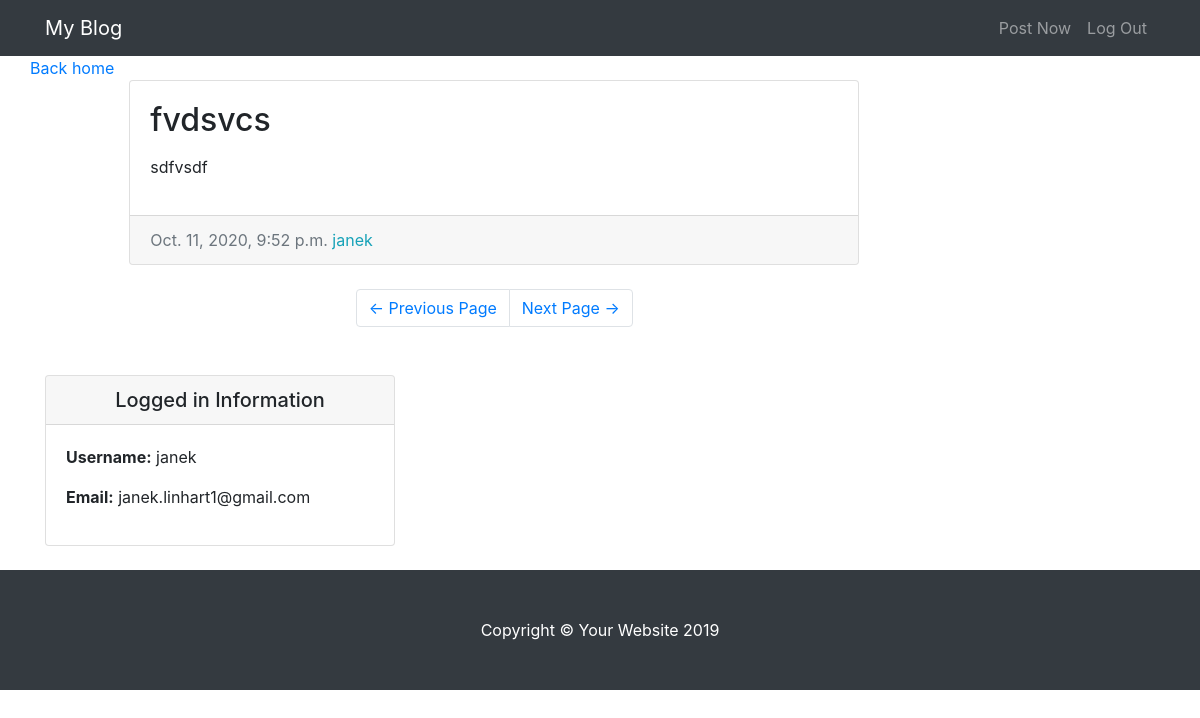
The app's page /entry/5/ (signed in) with its own data.
### entries/models.py (models this page shows, shortened)
class Entry(models.Model):
	entry_title = models.CharField(max_length=50)
	entry_text=models.TextField()
	entry_date=models.DateTimeField(auto_now_add=True)
	entry_author=models.ForeignKey(User, on_delete=models.CASCADE)
	class Meta:
		verbose_name_plural = "entries"

### entries/views.py (the view)
# urls.py: path('entry/<int:pk>/', EntryView.as_view(), name="blog-detail"),
class EntryView(LoginRequiredMixin,DetailView):
	model=Entry
	template_name='entries/entry_detail.html'

### entries/templates/entries/entry_detail.html (shortened to what this page needs)
 {%extends "entries/base.html"%}
        {%block content%}
        <a href="{% url 'blog-home'%}">Back home</a>
        <div class="col-md-8">
        <div class="card mb-4 mt-4">
          <div class="card-body">
            <h2 class="card-title">{{entry.entry_title}}</h2>
            <p class="card-text">{{entry.entry_text|linebreaks}}</p>
          </div>
          <div class="card-footer text-muted">
            {{entry.entry_date}}
            <span class= "text-info mr-2">{{entry.entry_author}}</span>
          </div>
        </div>
        <ul class="pagination justify-content-center mb-4">
          <li class="page-item">
            <a class="page-link" href="#">&larr; Previous Page</a>
          </li>
          <li class="page-item">
            <a class="page-link" href="#">Next Page &rarr;</a>
          </li>
        </ul>
      </div>
{%endblock%}

### entries/templates/entries/base.html (shortened to what this page needs)
{%load static%}
<!DOCTYPE html>
<html lang="en">
<head>
  <link href="{% static 'entries/vendor/bootstrap/css/bootstrap.min.css'%}" rel="stylesheet">
  <link href="{% static 'entries/css/blog-home.css'%}" rel="stylesheet">
</head>
<body>
  <nav class="navbar navbar-expand-lg navbar-dark bg-dark fixed-top">
    <div class="container">
      <a class="navbar-brand" href="{%url 'blog-home'%}">My Blog</a>
      <div class="collapse navbar-collapse" id="navbarResponsive">
        <ul class="navbar-nav ml-auto">
          <li class="nav-item">
            <a class="nav-link" href="{%url 'blog-create'%}">Post Now</a>
          </li>
          <li class="nav-item">
            <a class="nav-link" href="{% url 'logout'%}">Log Out</a>
          </li>
        </ul>
      </div>
    </div>
  </nav>
  <div class="container">
    <div class="row">
   {%block content%}   {%endblock%}
    <div class="col-md-4">
      <div class="card my-4">
          <h5 class="card-header text-center">Logged in Information</h5>
          <div class="card-body">
            <ul class="list-unstyled mb-0">
                <li>
                    <p> <strong>Username:</strong> {{user.username}} </p>
                </li>
                <li>
                    <p> <strong>Email:</strong> {{user.email}}</p>
                </li>
            </ul>
          </div>
        </div>
      </div>
    </div>
  </div>
  <footer class="py-5 bg-dark">
    <div class="container">
      <p class="m-0 text-center text-white">Copyright &copy; Your Website 2019</p>
    </div>
  </footer>
</body>
</html>

### entries/static/entries/css/blog-home.css (style rules this page uses)
body { padding-top: 56px; }

### records on screen
Entry: entry_title "fvdsvcs", entry_text "sdfvsdf", entry_date "Oct. 11, 2020, 9:52 p.m.", entry_author "janek"

### other values on screen
{{ user.username }} "janek"
{{ user.email }} "janek.linhart1@gmail.com"
